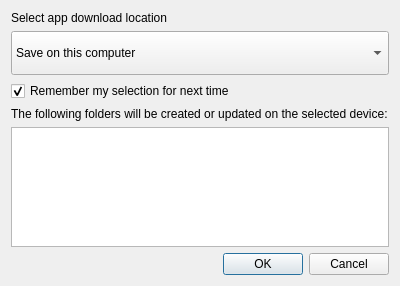
<?xml version="1.0" encoding="UTF-8"?>
<ui version="4.0">
 <class>Dialog</class>
 <widget class="QDialog" name="Dialog">
  <property name="geometry">
   <rect>
    <x>0</x>
    <y>0</y>
    <width>400</width>
    <height>286</height>
   </rect>
  </property>
  <property name="windowTitle">
   <string>Download - Select Location</string>
  </property>
  <layout class="QVBoxLayout" name="verticalLayout">
   <item>
    <layout class="QVBoxLayout" name="verticalLayout_2">
     <item>
      <widget class="QLabel" name="label">
       <property name="text">
        <string>Select app download location</string>
       </property>
      </widget>
     </item>
     <item>
      <widget class="QComboBox" name="comboBox">
       <property name="minimumSize">
        <size>
         <width>0</width>
         <height>44</height>
        </size>
       </property>
       <item>
        <property name="text">
         <string>Save on this computer</string>
        </property>
       </item>
      </widget>
     </item>
     <item>
      <widget class="QCheckBox" name="checkBox">
       <property name="text">
        <string>Remember my selection for next time</string>
       </property>
       <property name="checked">
        <bool>true</bool>
       </property>
      </widget>
     </item>
     <item>
      <widget class="QLabel" name="label_2">
       <property name="sizePolicy">
        <sizepolicy hsizetype="Preferred" vsizetype="Fixed">
         <horstretch>0</horstretch>
         <verstretch>0</verstretch>
        </sizepolicy>
       </property>
       <property name="text">
        <string>The following folders will be created or updated on the selected device:</string>
       </property>
       <property name="wordWrap">
        <bool>true</bool>
       </property>
      </widget>
     </item>
     <item>
      <widget class="QListWidget" name="listWidget">
       <property name="minimumSize">
        <size>
         <width>0</width>
         <height>100</height>
        </size>
       </property>
      </widget>
     </item>
    </layout>
   </item>
   <item>
    <widget class="QDialogButtonBox" name="buttonBox">
     <property name="orientation">
      <enum>Qt::Horizontal</enum>
     </property>
     <property name="standardButtons">
      <set>QDialogButtonBox::Cancel|QDialogButtonBox::Ok</set>
     </property>
    </widget>
   </item>
  </layout>
 </widget>
 <resources/>
 <connections>
  <connection>
   <sender>buttonBox</sender>
   <signal>accepted()</signal>
   <receiver>Dialog</receiver>
   <slot>accept()</slot>
   <hints>
    <hint type="sourcelabel">
     <x>248</x>
     <y>254</y>
    </hint>
    <hint type="destinationlabel">
     <x>157</x>
     <y>274</y>
    </hint>
   </hints>
  </connection>
  <connection>
   <sender>buttonBox</sender>
   <signal>rejected()</signal>
   <receiver>Dialog</receiver>
   <slot>reject()</slot>
   <hints>
    <hint type="sourcelabel">
     <x>316</x>
     <y>260</y>
    </hint>
    <hint type="destinationlabel">
     <x>286</x>
     <y>274</y>
    </hint>
   </hints>
  </connection>
 </connections>
</ui>
